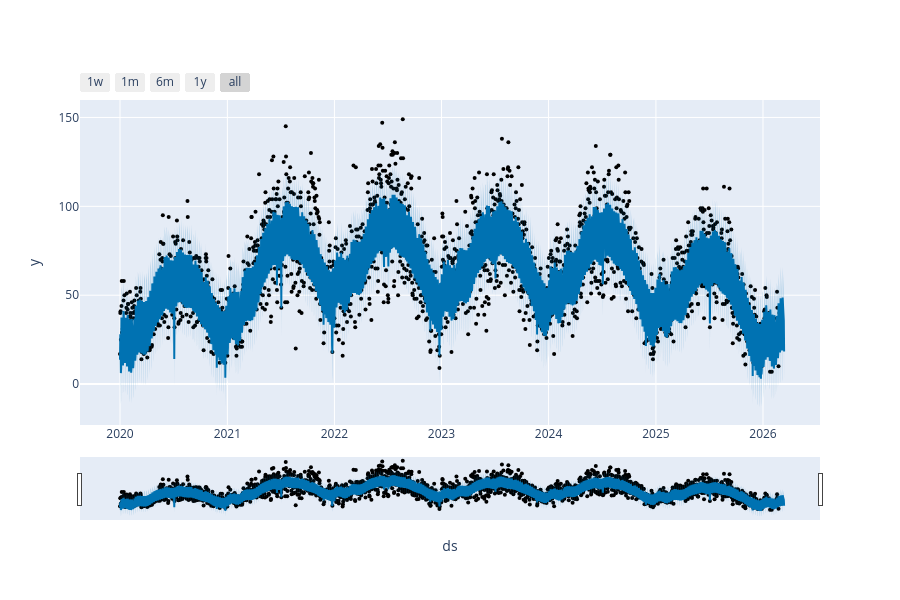
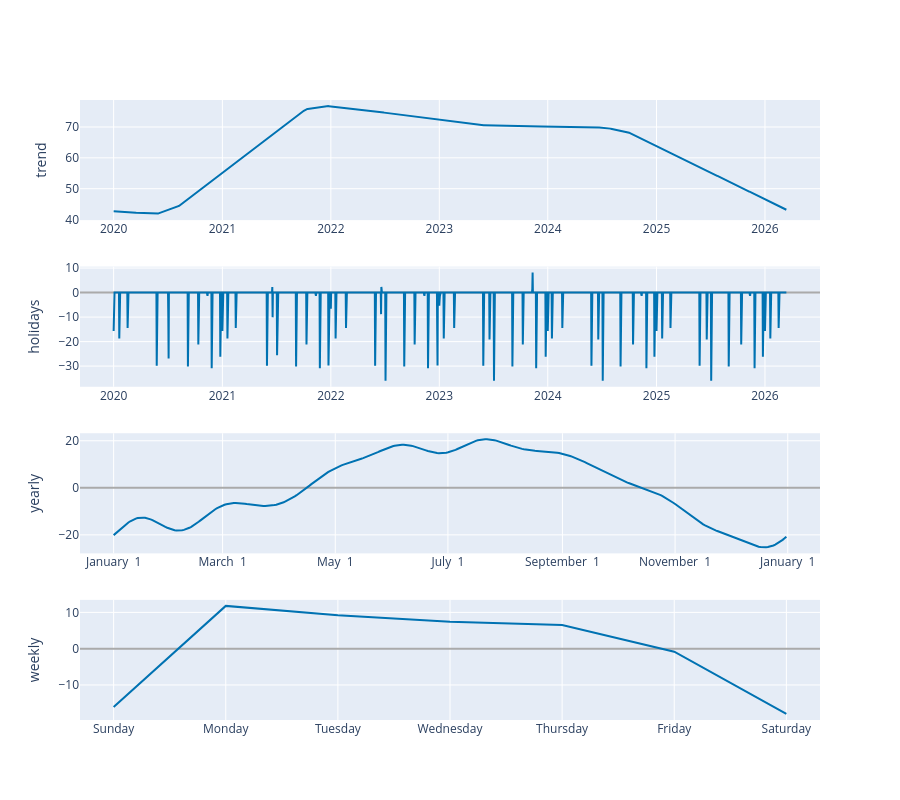

The notebook cell saved with these charts, in order:
### Code cell
fig1 = plot_plotly(m, forecast)
fig1.show()

fig2 = plot_components_plotly(m, forecast)
fig2.show()

### Figure 1 — Plotly figure (JSON) as saved in the notebook; plotly's stock layout.template omitted (floating-point values rounded to 4 significant figures; data arrays with more than 128 entries replaced by an {"elided": "..."} marker saying what was removed)
{"data": [{"marker": {"color": "black", "size": 4}, "mode": "markers", "name": "Actual", "type": "scatter", "x": {"elided": "2251 str values"}, "y": {"elided": "2251 int values"}}, {"hoverinfo": "skip", "line": {"width": 0}, "mode": "lines", "type": "scatter", "x": {"elided": "2265 str values"}, "y": {"elided": "2265 float values"}}, {"fill": "tonexty", "fillcolor": "rgba(0, 114, 178, 0.2)", "line": {"color": "#0072B2", "width": 2}, "mode": "lines", "name": "Predicted", "type": "scatter", "x": {"elided": "2265 str values"}, "y": {"elided": "2265 float values"}}, {"fill": "tonexty", "fillcolor": "rgba(0, 114, 178, 0.2)", "hoverinfo": "skip", "line": {"width": 0}, "mode": "lines", "type": "scatter", "x": {"elided": "2265 str values"}, "y": {"elided": "2265 float values"}}], "layout": {"height": 600, "showlegend": false, "width": 900, "xaxis": {"rangeselector": {"buttons": [{"count": 7, "label": "1w", "step": "day", "stepmode": "backward"}, {"count": 1, "label": "1m", "step": "month", "stepmode": "backward"}, {"count": 6, "label": "6m", "step": "month", "stepmode": "backward"}, {"count": 1, "label": "1y", "step": "year", "stepmode": "backward"}, {"step": "all"}]}, "rangeslider": {"visible": true}, "title": {"text": "ds"}, "type": "date"}, "yaxis": {"title": {"text": "y"}}}}

### Figure 2 — Plotly figure (JSON) as saved in the notebook; plotly's stock layout.template omitted (floating-point values rounded to 4 significant figures; data arrays with more than 128 entries replaced by an {"elided": "..."} marker saying what was removed)
{"data": [{"line": {"color": "#0072B2", "width": 2}, "mode": "lines", "name": "trend", "type": "scatter", "x": {"elided": "2265 str values"}, "xaxis": "x", "y": {"elided": "2265 float values"}, "yaxis": "y"}, {"line": {"color": "#0072B2", "width": 2}, "mode": "lines", "name": "holidays", "text": {"elided": "2265 str values"}, "type": "scatter", "x": {"elided": "2265 str values"}, "xaxis": "x2", "y": {"elided": "2265 float values"}, "yaxis": "y2"}, {"line": {"color": "#0072B2", "width": 2}, "mode": "lines", "name": "yearly", "type": "scatter", "x": {"elided": "365 str values"}, "xaxis": "x3", "y": {"elided": "365 float values"}, "yaxis": "y3"}, {"line": {"color": "#0072B2", "width": 2}, "mode": "lines", "name": "weekly", "type": "scatter", "x": ["2017-01-01T00:00:00", "2017-01-02T00:00:00", "2017-01-03T00:00:00", "2017-01-04T00:00:00", "2017-01-05T00:00:00", "2017-01-06T00:00:00", "2017-01-07T00:00:00"], "xaxis": "x4", "y": [-16.09, 11.79, 9.223, 7.387, 6.539, -0.8397, -18.01], "yaxis": "y4"}], "layout": {"height": 800, "showlegend": false, "width": 900, "xaxis": {"anchor": "y", "domain": [0, 1], "range": ["2019-09-09T19:12:00", "2026-07-05T04:48:00"], "type": "date"}, "xaxis2": {"anchor": "y2", "domain": [0, 1], "range": ["2019-09-09T19:12:00", "2026-07-05T04:48:00"], "type": "date"}, "xaxis3": {"anchor": "y3", "domain": [0, 1], "range": ["2016-12-13T18:54:02.958904115", "2018-01-18T11:04:57.863013581"], "tickformat": "%B %e", "type": "date"}, "xaxis4": {"anchor": "y4", "domain": [0, 1], "range": ["2016-12-31T16:48:00", "2017-01-07T07:12:00"], "tickformat": "%A", "type": "date"}, "yaxis": {"anchor": "x", "domain": [0.8063, 1], "rangemode": "normal", "title": {"text": "trend"}, "zerolinecolor": "#AAA"}, "yaxis2": {"anchor": "x2", "domain": [0.5375, 0.7312], "rangemode": "tozero", "title": {"text": "holidays"}, "zerolinecolor": "#AAA"}, "yaxis3": {"anchor": "x3", "domain": [0.2687, 0.4625], "title": {"text": "yearly"}, "zerolinecolor": "#AAA"}, "yaxis4": {"anchor": "x4", "domain": [0, 0.1938], "title": {"text": "weekly"}, "zerolinecolor": "#AAA"}}}
